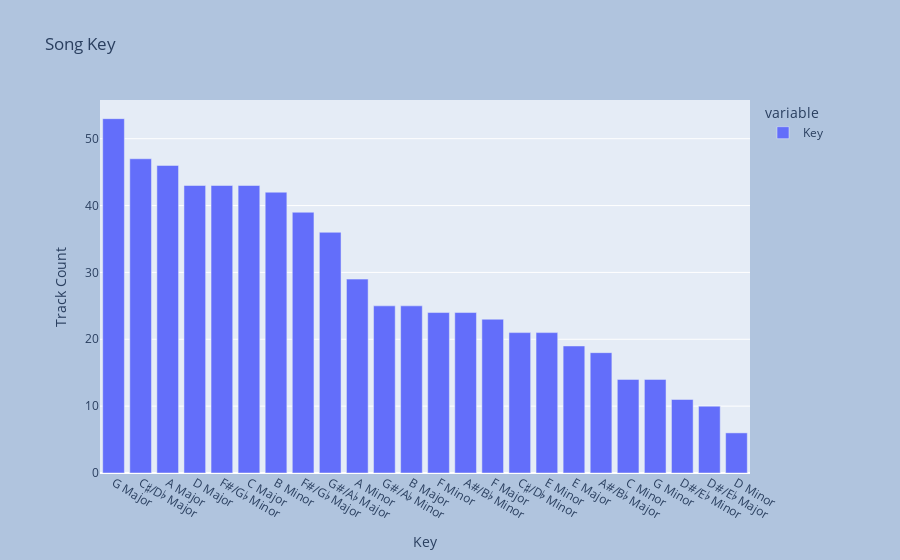

The cell this chart's notebook holds for it:
### Code cell
px.bar(playlist['Key'].value_counts()).update_layout(
                  title_text="Song Key",
                  yaxis_title='Track Count',
                  xaxis_title='Key',
                  paper_bgcolor="LightSteelBlue",
                  margin=dict(l=100, r=150, t=100, b=20)
                )

### Figure 1 — Plotly figure (JSON) as saved in the notebook; plotly's stock layout.template omitted (floating-point values rounded to 4 significant figures)
{"data": [{"alignmentgroup": "True", "hovertemplate": "variable=Key<br>index=%{x}<br>value=%{y}<extra></extra>", "legendgroup": "Key", "marker": {"color": "#636efa", "pattern": {"shape": ""}}, "name": "Key", "offsetgroup": "Key", "orientation": "v", "showlegend": true, "textposition": "auto", "type": "bar", "x": ["G Major", "C♯/D♭ Major", "A Major", "D Major", "F#/G♭ Minor", "C Major", "B Minor", "F#/G♭ Major", "G#/A♭ Major", "A Minor", "G#/A♭ Minor", "B Major", "F Minor", "A#/B♭ Minor", "F Major", "C♯/D♭ Minor", "E Minor", "E Major", "A#/B♭ Major", "C Minor", "G Minor", "D#/E♭ Minor", "D#/E♭ Major", "D Minor"], "xaxis": "x", "y": [53, 47, 46, 43, 43, 43, 42, 39, 36, 29, 25, 25, 24, 24, 23, 21, 21, 19, 18, 14, 14, 11, 10, 6], "yaxis": "y"}], "layout": {"barmode": "relative", "legend": {"title": {"text": "variable"}, "tracegroupgap": 0}, "margin": {"b": 20, "l": 100, "r": 150, "t": 100}, "paper_bgcolor": "LightSteelBlue", "title": {"text": "Song Key"}, "xaxis": {"anchor": "y", "domain": [0, 1], "title": {"text": "Key"}}, "yaxis": {"anchor": "x", "domain": [0, 1], "title": {"text": "Track Count"}}}}
